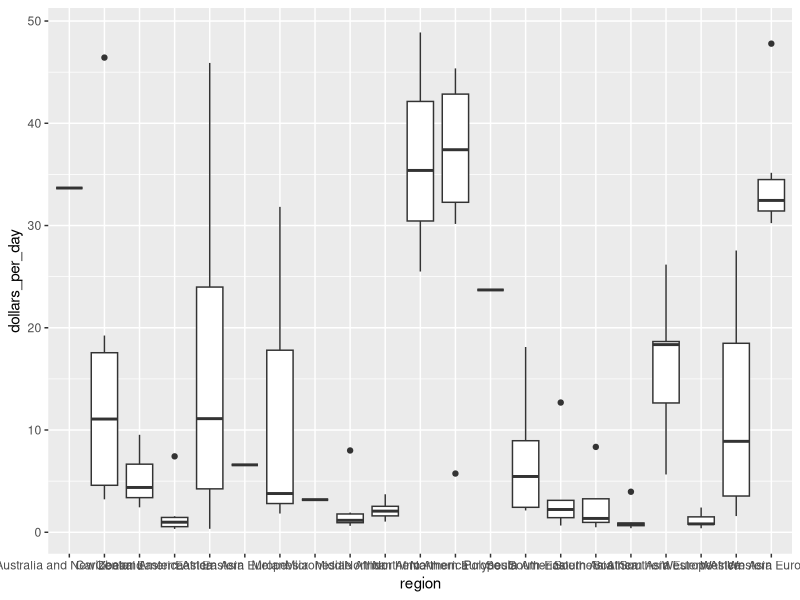
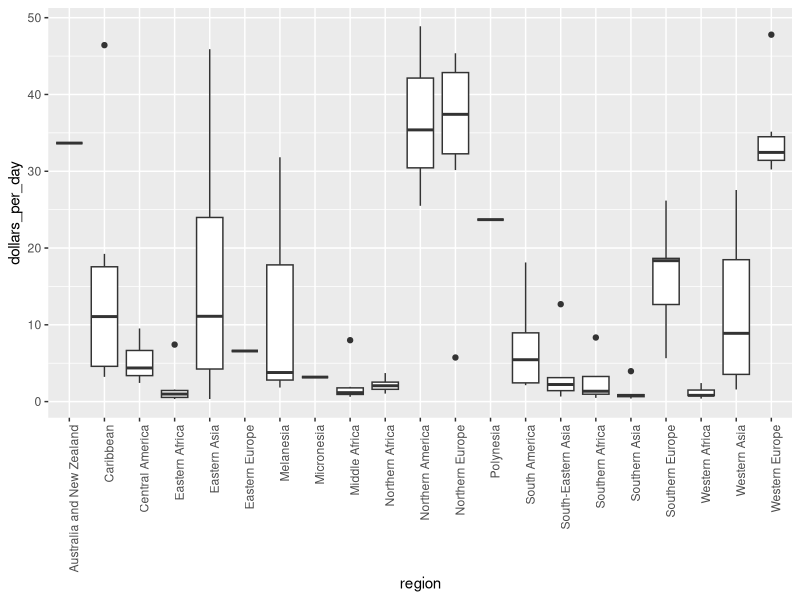

Reproduce these figures in R, in order.
library(tidyverse)
library(dslabs)
data(gapminder)
# add dollars per day variable
gapminder <- gapminder %>%
  mutate(dollars_per_day = gdp/population/365)

# number of regions
length(levels(gapminder$region))

# boxplot of GDP by region in 1970
past_year <- 1970
p <- gapminder %>%
  filter(year == past_year & !is.na(gdp)) %>%
  ggplot(aes(region, dollars_per_day))
p + geom_boxplot()

# rotate names on x-axis
p + geom_boxplot() +
  theme(axis.text.x = element_text(angle = 90, hjust = 1))
# by default, factor order is alphabetical
fac <- factor(c("Asia", "Asia", "West", "West", "West"))
levels(fac)

# reorder factor by the category means
value <- c(10, 11, 12, 6, 4)
fac <- reorder(fac, value, FUN = mean)
levels(fac)
